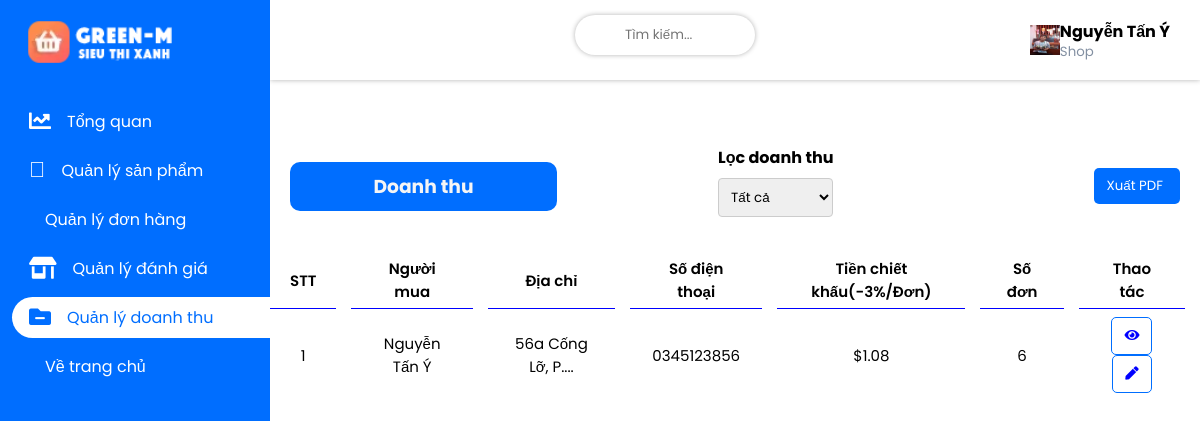
The page /admin/shop/index.php?act=doanhthu (signed in) on the database as committed earlier.
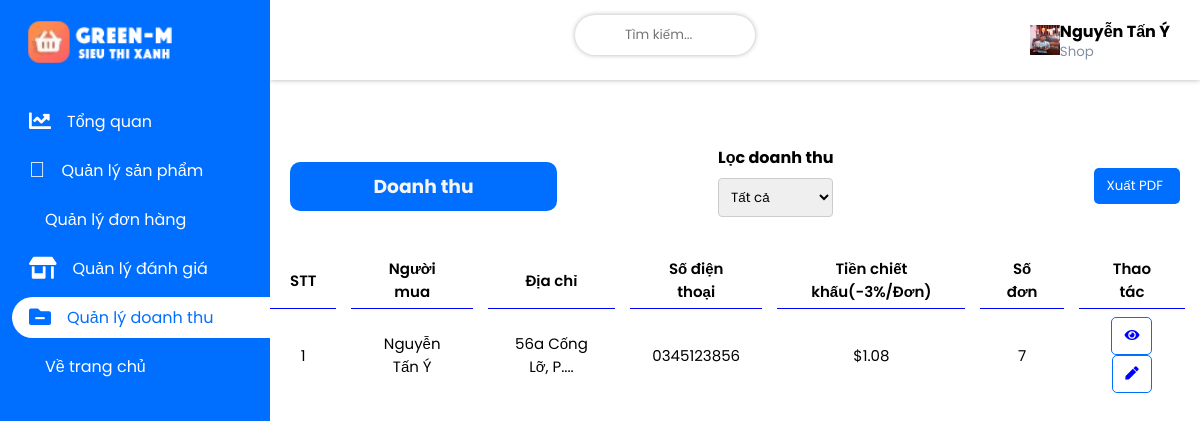
The same page on the database as committed later.
### tables this page shows
CREATE TABLE `account` (
  `account_id` int(123) NOT NULL,
  `account_name` longblob NOT NULL,
  `account_sex` varchar(3) NOT NULL,
  `account_address` varchar(80) NOT NULL,
  `account_number_pay` varchar(25) NOT NULL,
  `account_pay` varchar(15) NOT NULL,
  `account_avt` varchar(299) NOT NULL DEFAULT 'view/images/account/user.png',
  `account_username` varchar(30) NOT NULL,
  `account_email` varchar(40) NOT NULL,
  `account_verified_mail` varchar(15) NOT NULL DEFAULT 'Chưa xác thực',
  `account_phone` varchar(10) NOT NULL,
  `account_pass` varchar(100) NOT NULL,
  `account_position` varchar(20) NOT NULL DEFAULT 'Khách hàng',
  `account_notify` varchar(100) NOT NULL,
  `account_status` varchar(30) NOT NULL DEFAULT 'Offline',
  `time_reg` timestamp NOT NULL DEFAULT current_timestamp()
);

### admin/shop/model/connect.php (called while the page is built, shortened)
<?php
    class dao_con {
        public static function conn_db() {
            $sqlServer = "mysql:host=localhost; dbname=green_m8683";
            $username = "root";
            $password = "";
            try {
                $conn = new PDO($sqlServer, $username, $password);
                $conn->setAttribute(PDO::ATTR_ERRMODE, PDO::ERRMODE_EXCEPTION);
            } catch(PDOException $e) {
                echo 'Ket noi database that bai do ' . $e->getMessage();
            }
            return $conn;
        }
        public static function conn_show_all($sql) {
            $conn = self::conn_db();
            $sqlBindParam = array_slice(func_get_args(), 1);
            try {
                $stmt = $conn->prepare($sql);
                $stmt->execute($sqlBindParam);
                $ketqua = $stmt->fetchAll();
                return $ketqua;
            } catch (PDOException $e) {
                throw $e;
            } finally {
                unset($conn);
            }
        }
    }
?>

### admin/shop/model/order.php (called while the page is built, shortened)
<?php
    include_once "connect.php";
    class order_lass extends dao_con {
        public static function show_order() {
            $sql = "SELECT orders.*, account.account_name, account.account_id
                    FROM orders
                    JOIN account ON orders.shop_id = account.account_id
                    WHERE orders.shop_id = ? ORDER BY orders.order_id DESC
            ";
            return self::conn_show_all($sql, $_SESSION['83x86']['account_id']);
        }
        public static function show_doanhthu() {
            $sql = "SELECT account.*, COUNT(orders.order_id) AS order_count
                    FROM account
                    INNER JOIN orders ON account.account_id = orders.shop_id
                    WHERE orders.shop_id = ? GROUP BY account.account_id
            ";
            return self::conn_show_all($sql, $_SESSION['83x86']['account_id']);
        }
    }
?>

### admin/shop/view/doanhthu.php (the view, shortened to what this page needs)
   <div class="wrapper flex">
      <div class="projects-category">
         <div class="card-header flex flex-tinh2">
            <h3>Doanh thu</h3>
            <div class="fill-doanhthu">
               <label for="fill-doanhthu">Lọc doanh thu</label>
               <select name="fill-doanhthu" class="fill-doanhthu-btn">
                  <option value="All">Tất cả</option>
               </select>
            </div>
            <button>Xuất PDF<i class="uil uil-angle-right"></i></button>
         </div>
         <table>
            <thead>
               <th>
                  <tr>
                     <td>STT</td>
                     <td>Người mua</td>
                     <td>Địa chỉ</td>
                     <td>Số điện thoại</td>
                     <td>Tiền chiết khấu(-3%/Đơn)</td>
                     <td>Số đơn</td>
                     <td>Thao tác</td>
                  </tr>
               </th>
            </thead>
            <tbody>
               <?php
                  foreach($show as $items) {
                     extract($items);
                     $count_revenue = 0;
                     foreach ($count as $jtems) {
                        if($jtems['order_status'] == "Giao thành công") {
                           if ($account_id == $jtems['account_id']) {
                              $count_revenue += $jtems['order_total'];
                           }
                        }
                     }
                     $total_revenue = $count_revenue * 0.03;
                     $address = substr($account_address, 0, 18) . '...';
                     echo '
                        <tr>
                           <td>1</td>
                           <td>'. $account_name .'</td>
                           <td class="address-user">'. $address .'.<input type="hidden" value="'. $account_address .'"></td>
                           <td>'. $account_phone .'</td>
                           <td>$'. $total_revenue .'</td>
                           <td>'. $order_count .'</td>
                           <td class="kkk2">
                              <button>
                              <i class="fas fa-eye"></i>
                              </button>
                              <button>
                              <i class="fas fa-pen"></i></i>
                              </button>
                           </td>
                        </tr>
                     ';
                  }
               ?>
            </tbody>
         </table>
      </div>
   </div>
</div>

Rows that differ between the two databases and show on the page:
changed account "Nguyễn Tấn Ý": order_count "6" → "7"
